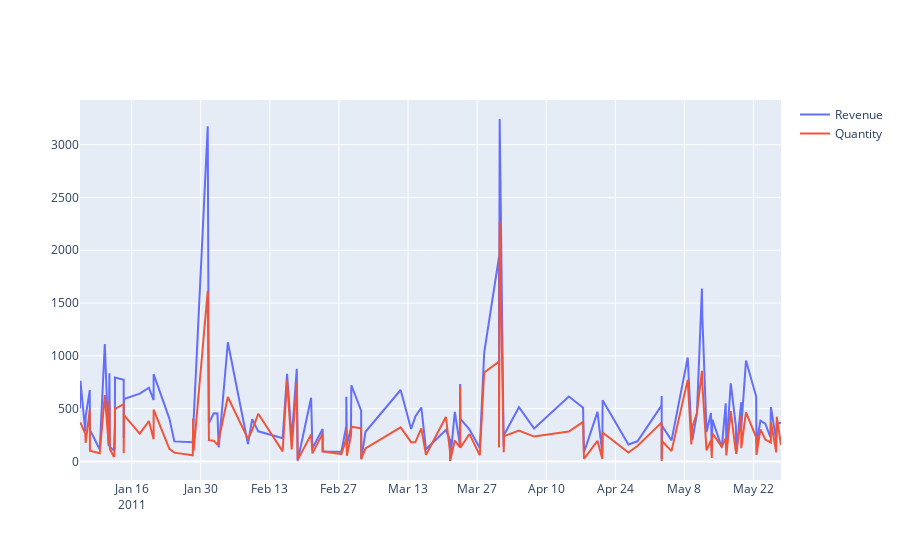

Notebook cell for this chart:
### Code cell
fig = go.Figure(data=[
    go.Line(name='Revenue', x=data2.index, y=data2.Revenue),
    go.Line(name='Quantity', x=data2.index, y=data2.Quantity)
])
# Change the bar mode
fig.update_layout(barmode='group')
fig.show()
